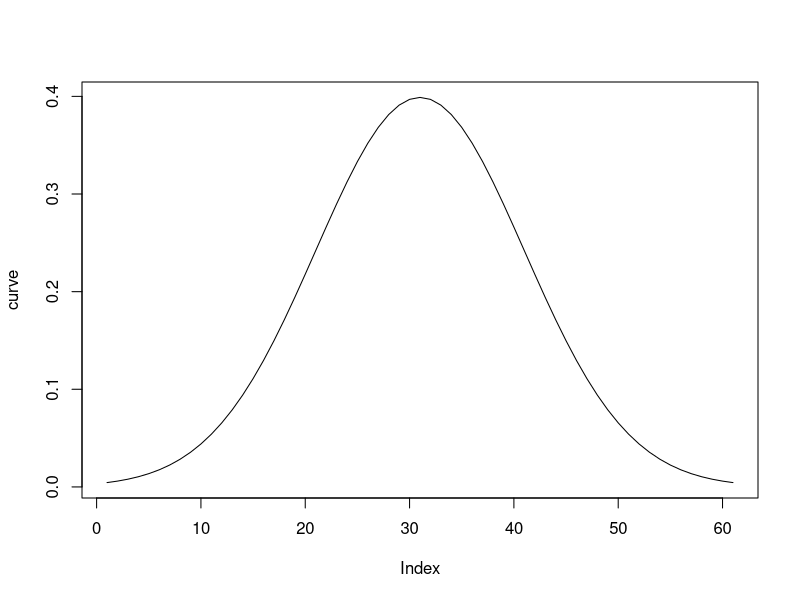

Write the R code that produced this figure. (Note: this script raises an error after producing the figure.)
# Gaussin Kernel Density
#-----------------------
library(ggplot2)

#Values
Mean = 0
SD = 1
Values = seq(-3,3, 0.1)

#Function
Gaussian_F = function(Mean, Standard_deviation, Observed_values){
  y = exp(-(Observed_values-Mean)^2/(2*Standard_deviation^2))/(Standard_deviation*sqrt(2*pi))
  return(y)
}
curve = Gaussian_F(Mean, SD, Values)
GBell = data.frame(Y = curve, X = Values)
plot(curve,type="l")

# Building the kernel density plot
density(iris$Petal.Length) %>% plot()

## One point
point = iris$Petal.Length[7]
range = seq(-3, 6, 0.01)
b = 1 #bandwith
GaussianPoint = data.frame(X = range,
                           Y = exp(-(range-point)^2/(2*b^2))/(b*sqrt(2*pi))/length(point))

ggplot()+
  geom_area(data = GaussianPoint, aes(x=X, y=Y), fill = "blue", alpha=0.5)+
  geom_point(aes(x=1.4, y=max(GaussianPoint$Y)))+
  theme_classic()+
  theme(
    axis.title.x = element_text(face = "bold"), 
    axis.title.y = element_text(face = "bold"),
    legend.title = element_text(face = "bold"),
    text = element_text(
      family="Times New Roman", size=15)
  )

#Two points
point1 = iris$Petal.Length[7]
point2 = iris$Petal.Length[65]
range = seq(-10, 10, 0.01)
b = 1
n = 2
GaussianPoints = data.frame(
  X = range,
  Y1 = exp(-(range-point1)^2/(2*b^2))/(b*sqrt(2*pi)),
  Y2 = exp(-(range-point2)^2/(2*b^2))/(b*sqrt(2*pi))
)
GaussianPoints = GaussianPoints%>%
  mutate(Kernel = (Y1+Y2)/n)

ggplot()+
  geom_area(data = GaussianPoints, aes(x=X, y=Y1, fill = "Point 1"), alpha=0.5)+
  geom_area(data = GaussianPoints, aes(x=X, y=Y2, fill = "Point 2"), alpha=0.5)+
  geom_area(data = GaussianPoints, aes(x=X, y=Kernel, fill = "Kernel"), alpha=0.7)+
  scale_fill_manual(values = c("red", "yellow", "blue"))+
  geom_point(aes(x=1.4, y=max(GaussianPoints$Y1)))+
  geom_point(aes(x=3.6, y=max(GaussianPoints$Y2)))+
  labs(x = "Range", y="Densities", fill="Estimations")+
  theme_classic()+
  theme(
    axis.title.x = element_text(face = "bold"), 
    axis.title.y = element_text(face = "bold"),
    legend.title = element_text(face = "bold"),
    text = element_text(
      family="Times New Roman", size=15)
  )

Gauss_K = function(Values, Range, h=1){
  library(dplyr) 
  
  #Result
  densities = data.frame()
  #Temporal variable
  Temp = data.frame()
  #One by one variable
  V = vector()
  
  for (i in 1:length(Values))
  {
    #The value
    V = Values[i]
    #Gaussian Function
    Temp =
      data.frame(
        Density = exp(-(Range-V)^2/(2*h^2))/(h*sqrt(2*pi)),
        Range = Range,
        Value = as.factor(paste0("X",i))
      )
    densities = rbind(densities, Temp)
  }
  Densities1 = densities
  Densities2 = densities%>%
    #Sum K by range value!
    group_by(Range)%>%
    summarise(Bell_sum = sum(Density))%>%
    #Normalization
    mutate(Kernel_Density = Bell_sum /length(Values))
  #Data Frame with points
  Points = Densities1%>%
    group_by(Value)%>%
    summarise(Y = max(Density))%>%
    mutate(Value = Values)
  
  
  return(
    list(Densities1, Densities2, Points)
  )
}

data = iris$Petal.Length
Range = seq(-5, 10, 0.1)
OurKernel = Gauss_K(data, Range, h = 1)
ggplot()+
  #Our estimation
  
  geom_line(data=OurKernel[[1]], aes(x=Range, y=Density, col=Value), 
            show.legend = F,alpha=0.3, position = "identity")+
  scale_fill_manual(values=sample(rainbow(1000),500))+
  
  geom_area(data = OurKernel[[2]], aes(x=Range, y=Kernel_Density, 
                                       fill = "Our Density"), 
            alpha=0.8)+
  
  geom_point(data = OurKernel[[3]], aes(x = Value, y = Y))+
  
  #Ggplot function
  geom_density(data = data.frame(data), aes(x = data, 
                                            fill="GGplot Density"), 
               alpha = 0.5)+
  
  scale_fill_manual(values = c("blue", "red"))+
  
  labs(x = "Range", y="Densities", fill="Estimations")+
  theme_classic()+
  theme(
    axis.title.x = element_text(face = "bold"), 
    axis.title.y = element_text(face = "bold"),
    legend.title = element_text(face = "bold"),
    text = element_text(
      family="Times New Roman", size=15)
  )


data = iris$Petal.Length
Range = seq(-5, 10, 0.1)
OurKernel = Gauss_K(data, Range, h = bw.nrd0(data))
ggplot()+
  #Our estimation
  
  geom_line(data=OurKernel[[1]], aes(x=Range, y=Density, col=Value), 
            show.legend = F,alpha=0.3, position = "identity")+
  scale_fill_manual(values=sample(rainbow(1000),500))+
  
  geom_area(data = OurKernel[[2]], aes(x=Range, y=Kernel_Density, 
                                       fill = "Our Density"), 
            alpha=0.8)+
  
  geom_point(data = OurKernel[[3]], aes(x = Value, y = Y))+
  
  #Ggplot function
  geom_density(data = data.frame(data), aes(x = data, 
                                            fill="GGplot Density"), 
               alpha = 0.5)+
  scale_fill_manual(values = c("blue", "red"))+
  
  xlim(-3,10)+
  labs(x = "Range", y="Densities", fill="Estimations")+
  theme_classic()+
  theme(
    axis.title.x = element_text(face = "bold"), 
    axis.title.y = element_text(face = "bold"),
    legend.title = element_text(face = "bold"),
    text = element_text(
      family="Times New Roman", size=15)
  )
